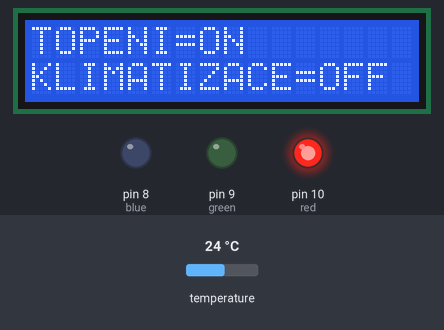
Simulated run of this sketch. Board: Arduino Uno, built with avr-gcc and run on an emulated ATmega328P. Shown: 16×2 character LCD, output pins drawn as LEDs (lit = HIGH). The test bench sets the inputs (shaded band); at power-on: temperature 24 °C. What the sketch prints to the serial monitor is not drawn.

Above: at 1.3 s.
1.4 s: temperature set to 28 °C
At 7.9 s:
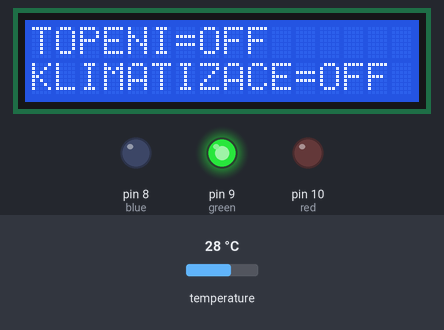
13.4 s: temperature set to 33 °C
At 19.0 s:
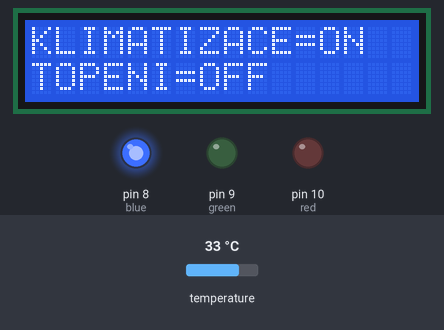
25.4 s: temperature set to 12 °C
At 33.5 s:
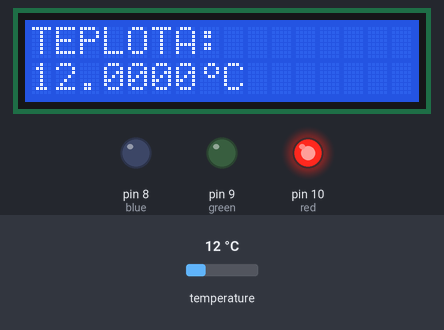
Timing chart, 0 to 35.0 s (numbered marks = the images above; inputs shaded):
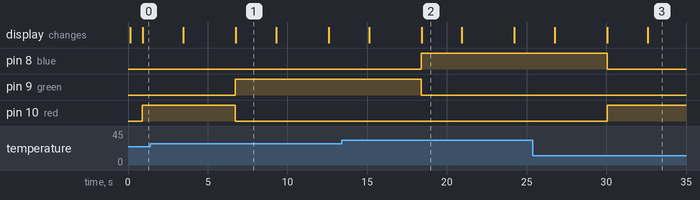

Measured:
- after the input at 1.4 s, pin 9 (green): LOW → HIGH after 5.3 s; pin 10 (red): HIGH → LOW after 5.3 s; the display: first differs from a run without the input after 5.3 s (image 1)
- after the input at 13.4 s, pin 8 (blue): LOW → HIGH after 5.0 s; pin 9 (green): HIGH → LOW after 5.0 s; the display: first differs from a run without the input after 5.0 s (image 2)
- after the input at 25.4 s, pin 8 (blue): HIGH → LOW after 4.6 s; pin 10 (red): LOW → HIGH after 4.6 s; the display: first differs from a run without the input after 4.7 s (image 3 shows a later state)
- what the display in image 1 shows lasts 2.6 s, from 6.7 s to 9.3 s

The sketch:

teplomer.ino
```cpp
#include <DallasTemperature.h>
#include <OneWire.h>
#include <LiquidCrystal_I2C.h>
#include <Wire.h>
#define x 2
LiquidCrystal_I2C lcd(0x27,16,2);
byte customChar[8] = {
  0b00110,
  0b01001,
  0b01001,
  0b00110
  ,
  0b00000,
  0b00000,
  0b00000,
  0b00000
};

float tep;
float maxtep=-100;
float mintep=1000;
int red=10;
int green=9;
int blue=8;

OneWire oneWire(x);
DallasTemperature sensors(&oneWire);

void setup() {
  Serial.begin(9600);
  Serial.println("Teplomer s teplotnim snimacem DS18B20");
  Serial.println("Nacitani nejvyssich a nejnizsich hodnot z teplotniho snimace...");
  lcd.init();
  lcd.backlight();
  pinMode(x,INPUT);
  pinMode(10,OUTPUT);
  pinMode(9,OUTPUT);
  pinMode(8,OUTPUT);
  sensors.begin();
  lcd.createChar(0, customChar);
}

void loop(){
  sensors.requestTemperatures();
  tep=sensors.getTempCByIndex(0);
  if(tep>maxtep)
  {
    maxtep=tep;
  }

  if(tep<mintep)
  {
    mintep=tep;
  }

  if(tep>28.5)
  {
    klimatizace();
  }

   if(tep<26.5)
   {
     topeni();
   }

  if(tep>26.5 && tep<28.5)
  {
    klid();
  }
  vypis();

}

void topeni()
  {
    digitalWrite(green,0);
    digitalWrite(red,255);
    digitalWrite(blue,0);
    lcd.setCursor(0,0);
    lcd.print("TOPENI=ON");
    lcd.setCursor(0,1);
    lcd.print("KLIMATIZACE=OFF");
    delay(2500);
    lcd.setCursor(0,0);
    lcd.print("TEPLOTA:        ");
    lcd.setCursor(0,1);
    lcd.print(tep,4);
    lcd.write(0);
    lcd.print("C               ");
    delay(2500);
  }

void klimatizace()
  {
    digitalWrite(green,0);
    digitalWrite(red,0);
    digitalWrite(blue,255);
    lcd.setCursor(0,0);
    lcd.print("KLIMATIZACE=ON");
    lcd.setCursor(0,1);
    lcd.print("TOPENI=OFF");
    delay(2500);
    lcd.setCursor(0,0);
    lcd.print("TEPLOTA:        ");
    lcd.setCursor(0,1);
    lcd.print(tep,4);
    lcd.write(0);
    lcd.print("C               ");
    delay(2500);
  }

void klid()
  {
    digitalWrite(green,255);
    digitalWrite(red,0);
    digitalWrite(blue,0);
    lcd.setCursor(0,0);
    lcd.print("TOPENI=OFF");
    lcd.setCursor(0,1);
    lcd.print("KLIMATIZACE=OFF");
    delay(2500);
    lcd.setCursor(0,0);
    lcd.print("TEPLOTA:        ");
    lcd.setCursor(0,1);
    lcd.print(tep,4);
    lcd.write(0);
    lcd.print("C               ");
    delay(2500);
  }

void vypis()
  {
  Serial.println("Maximalni teplota je: ");
  Serial.println(maxtep,4);
  Serial.println("Minimalni teplota je: ");
  Serial.println(mintep,4);
  Serial.println("\n");
  }
```
